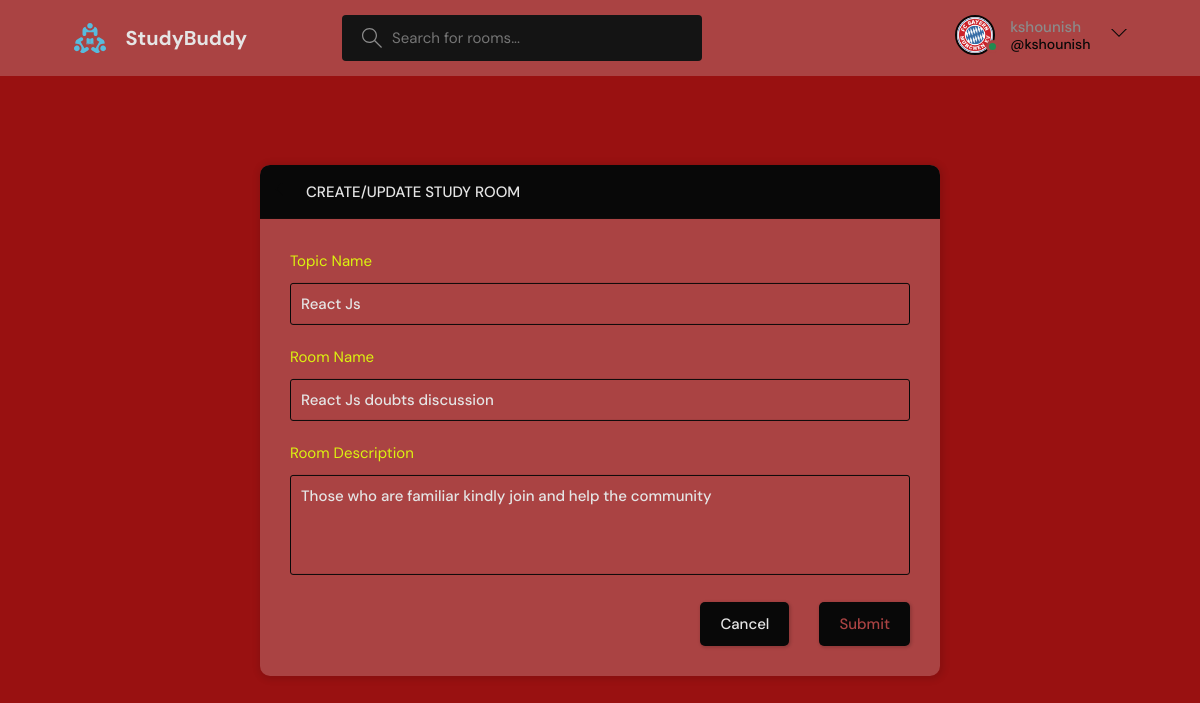
Screenshot of /update-room/3/ (signed in) with the database file from the repository.
### base/models.py (models this page shows, shortened)
class User(AbstractUser):
    name=models.CharField(max_length=200,null=True)
    email=models.EmailField(unique=True,null=True)
    bio=models.TextField(null=True)
    avatar=models.ImageField(null=True,default="avatar.svg")
    USERNAME_FIELD='email'
    REQUIRED_FIELDS=[]

class Room(models.Model):
    host=models.ForeignKey(User,on_delete=models.SET_NULL,null=True)
    topic=models.ForeignKey(Topic,on_delete=models.SET_NULL,null=True)
    name=models.CharField(max_length=200)
    description=models.TextField(null=True,blank=True) #blank used for form
    participants=models.ManyToManyField(User,related_name='participants',blank=True)
    updated=models.DateTimeField(auto_now=True)
    created=models.DateTimeField(auto_now_add=True) #take snap only once
    class Meta:
        ordering= ['-updated','-created']

class Topic(models.Model):
    name=models.CharField(max_length=200)

### base/views.py (the view, shortened to what this page needs)
# urls.py: path('update-room/<int:pk>/',views.updateRoom,name="update-room"),
@login_required(login_url='login')
def updateRoom(request,pk):
    room=Room.objects.get(id=pk)
    topics=Topic.objects.all()
    form=RoomForm(instance=room)
    if request.user!=room.host:
        return HttpResponse('Not allowed here')
    context={'form':form,'topics':topics,'room':room}
    return render(request,'base/room_form.html',context)

### base/forms.py
class RoomForm(ModelForm):
    class Meta:
        model=Room
        fields='__all__'
        exclude=['host','participants']

### base/templates/base/room_form.html (shortened to what this page needs)
{% extends 'main.html' %}
{% block content %}
  <main class="create-room layout">
    <div class="container">
      <div class="layout__box">
        <div class="layout__boxHeader">
          <div class="layout__boxTitle">
            <a href="{% url 'home' %}">
              <svg version="1.1" xmlns="http://www.w3.org/2000/svg" width="32" height="32" viewBox="0 0 32 32">
                <title>arrow-left</title>
                <path
                  d="M13.723 2.286l-13.723 13.714 13.719 13.714 1.616-1.611-10.96-10.96h27.625v-2.286h-27.625l10.965-10.965-1.616-1.607z">
                </path>
              </svg>
            </a>
            <h3>Create/Update Study Room</h3>
          </div>
        </div>
        <div class="layout__body">
          <form class="form" action="" method='POST'>
          <div class="form__group">
              <label for="room_topic">Topic Name</label>
              <input required type="text" value="{{room.topic.name}}" name="topic" list="topic-list"/>
            </div>
          <div class="form__group">
            <label for="room_name">Room Name</label>
            {{form.name}}
          </div>
          <div class="form__group">
            <label for="room_description">Room Description</label>
            {{form.description}}
          </div>
            <div class="form__action">
              <a class="btn btn--dark" href="{% url 'home' %}">Cancel</a>
              <button class="btn btn--main" type="submit">Submit</button>
            </div>
          </form>
        </div>
      </div>
    </div>
  </main>
{% endblock %}

### templates/navbar.html (shortened to what this page needs)
{% load static %}
    <header class="header header--loggedIn">
      <div class="container">
        <a href="{% url 'home' %}" class="header__logo">
          <img src="{% static 'images/logo.svg' %}" />
          <h1>StudyBuddy</h1>
        </a>
        <form class="header__search" action="{% url 'home' %}">
          <label>
            <input name="q" placeholder="Search for rooms..." />
          </label>
        </form>
        <nav class="header__menu">
        {% if request.user.is_authenticated %}
          <div class="header__user">
            <a href="{% url 'update-user' %}">
              <div class="avatar avatar--medium active">
                <img src="{{request.user.avatar.url}}" />
              </div>
              <p>{{request.user.username}} <span>@{{request.user.username}}</span></p>
            </a>
            <button class="dropdown-button">
              <svg version="1.1" xmlns="http://www.w3.org/2000/svg" width="32" height="32" viewBox="0 0 32 32">
                <title>chevron-down</title>
                <path d="M16 21l-13-13h-3l16 16 16-16h-3l-13 13z"></path>
              </svg>
            </button>
          </div>
          {% else %}
           <a href="{% url 'login' %}">
            <img src="{% static 'images/avatar.svg' %}" />
            <p>Login</p>
          </a>
          {% endif %}
        </nav>
      </div>
    </header>

### rows the page displays
User: user.avatar (picture), user.username "kshounish"
Room: topic "React Js", name "React Js doubts discussion", description "Those who are familiar kindly join and help the community"
